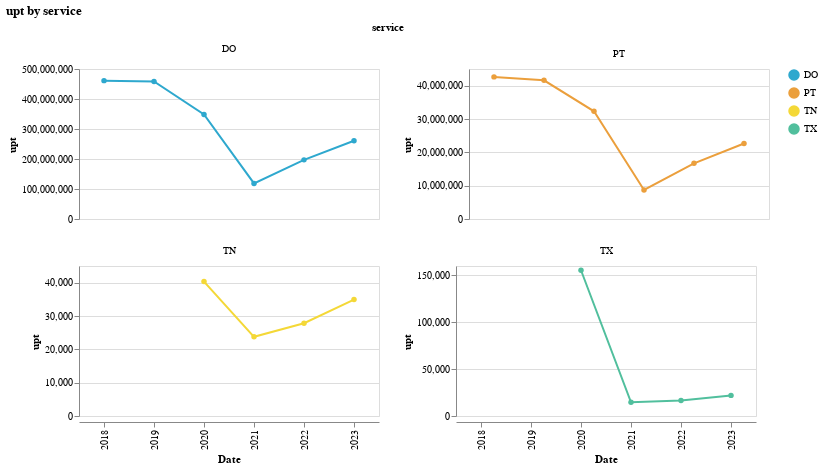

Source (notebook cell):
### Markdown cell above
## Type of Service

### Code cell
make_line_chart(by_tos_long, y_col = "upt", color_col = "service", title= "Total Annual UPT by Type of Service")

### Figure 1 — Vega-Lite specification as saved in the notebook (floating-point values rounded to 4 significant figures)
{"config": {"view": {"continuousWidth": 300, "continuousHeight": 300}}, "data": {"name": "data-e313ba452beda5e9a4c450dda61d6176"}, "facet": {"field": "service", "type": "nominal"}, "spec": {"mark": {"type": "line", "point": true}, "encoding": {"color": {"field": "service", "scale": {"range": ["#2EA8CE", "#EB9F3C", "#F4D837", "#51BF9D", "#8CBCCB", "#9487C0", "#136C97", "#E16B26", "#F6BF16", "#00896B", "#7790A3", "#5B559C"]}, "title": "", "type": "nominal"}, "tooltip": [{"field": "year", "type": "nominal"}, {"field": "upt", "type": "quantitative"}, {"field": "service", "type": "nominal"}, {"field": "RTPA", "type": "nominal"}], "x": {"field": "year", "title": "Date", "type": "ordinal"}, "y": {"field": "upt", "title": "upt", "type": "quantitative"}}, "height": 150, "name": "view_5", "width": 300}, "columns": 2, "params": [{"name": "param_6", "select": {"type": "interval", "encodings": ["x", "y"]}, "bind": "scales", "views": ["view_5"]}], "resolve": {"scale": {"y": "independent"}}, "title": "upt by service", "$schema": "https://vega.github.io/schema/vega-lite/v5.20.1.json", "datasets": {"data-e313ba452beda5e9a4c450dda61d6176": [{"service": "DO", "RTPA": "Metropolitan Transportation Commission", "year": "2018", "upt": 461200000.0, "previous_y_upt": 0.0, "change_1yr": 0.0, "pct_change_1yr": 100.0}, {"service": "DO", "RTPA": "Metropolitan Transportation Commission", "year": "2019", "upt": 458300000.0, "previous_y_upt": 461200000.0, "change_1yr": -2972000.0, "pct_change_1yr": -0.65}, {"service": "DO", "RTPA": "Metropolitan Transportation Commission", "year": "2020", "upt": 348700000.0, "previous_y_upt": 458300000.0, "change_1yr": -109600000.0, "pct_change_1yr": -31.42}, {"service": "DO", "RTPA": "Metropolitan Transportation Commission", "year": "2021", "upt": 118700000.0, "previous_y_upt": 348700000.0, "change_1yr": -230000000.0, "pct_change_1yr": -193.8}, {"service": "DO", "RTPA": "Metropolitan Transportation Commission", "year": "2022", "upt": 197100000.0, "previous_y_upt": 118700000.0, "change_1yr": 78420000.0, "pct_change_1yr": 39.79}, {"service": "DO", "RTPA": "Metropolitan Transportation Commission", "year": "2023", "upt": 261000000.0, "previous_y_upt": 197100000.0, "change_1yr": 63930000.0, "pct_change_1yr": 24.49}, {"service": "PT", "RTPA": "Metropolitan Transportation Commission", "year": "2018", "upt": 42630000.0, "previous_y_upt": 0.0, "change_1yr": 0.0, "pct_change_1yr": 100.0}, {"service": "PT", "RTPA": "Metropolitan Transportation Commission", "year": "2019", "upt": 41610000.0, "previous_y_upt": 42630000.0, "change_1yr": -1027000.0, "pct_change_1yr": -2.47}, {"service": "PT", "RTPA": "Metropolitan Transportation Commission", "year": "2020", "upt": 32310000.0, "previous_y_upt": 41610000.0, "change_1yr": -9296000.0, "pct_change_1yr": -28.77}, {"service": "PT", "RTPA": "Metropolitan Transportation Commission", "year": "2021", "upt": 8712000.0, "previous_y_upt": 32310000.0, "change_1yr": -23600000.0, "pct_change_1yr": -270.9}, {"service": "PT", "RTPA": "Metropolitan Transportation Commission", "year": "2022", "upt": 16710000.0, "previous_y_upt": 8712000.0, "change_1yr": 8001000.0, "pct_change_1yr": 47.87}, {"service": "PT", "RTPA": "Metropolitan Transportation Commission", "year": "2023", "upt": 22640000.0, "previous_y_upt": 16710000.0, "change_1yr": 5930000.0, "pct_change_1yr": 26.19}, {"service": "TN", "RTPA": "Metropolitan Transportation Commission", "year": "2020", "upt": 40340.0, "previous_y_upt": 0.0, "change_1yr": 40340.0, "pct_change_1yr": 100.0}, {"service": "TN", "RTPA": "Metropolitan Transportation Commission", "year": "2021", "upt": 23750.0, "previous_y_upt": 40340.0, "change_1yr": -16590.0, "pct_change_1yr": -69.85}, {"service": "TN", "RTPA": "Metropolitan Transportation Commission", "year": "2022", "upt": 27820.0, "previous_y_upt": 23750.0, "change_1yr": 4074.0, "pct_change_1yr": 14.64}, {"service": "TN", "RTPA": "Metropolitan Transportation Commission", "year": "2023", "upt": 34930.0, "previous_y_upt": 27820.0, "change_1yr": 7110.0, "pct_change_1yr": 20.35}, {"service": "TX", "RTPA": "Metropolitan Transportation Commission", "year": "2020", "upt": 155500.0, "previous_y_upt": 0.0, "change_1yr": 155500.0, "pct_change_1yr": 100.0}, {"service": "TX", "RTPA": "Metropolitan Transportation Commission", "year": "2021", "upt": 14620.0, "previous_y_upt": 155500.0, "change_1yr": -140800.0, "pct_change_1yr": -963.0}, {"service": "TX", "RTPA": "Metropolitan Transportation Commission", "year": "2022", "upt": 16460.0, "previous_y_upt": 14620.0, "change_1yr": 1840.0, "pct_change_1yr": 11.18}, {"service": "TX", "RTPA": "Metropolitan Transportation Commission", "year": "2023", "upt": 21990.0, "previous_y_upt": 16460.0, "change_1yr": 5524.0, "pct_change_1yr": 25.12}]}}
